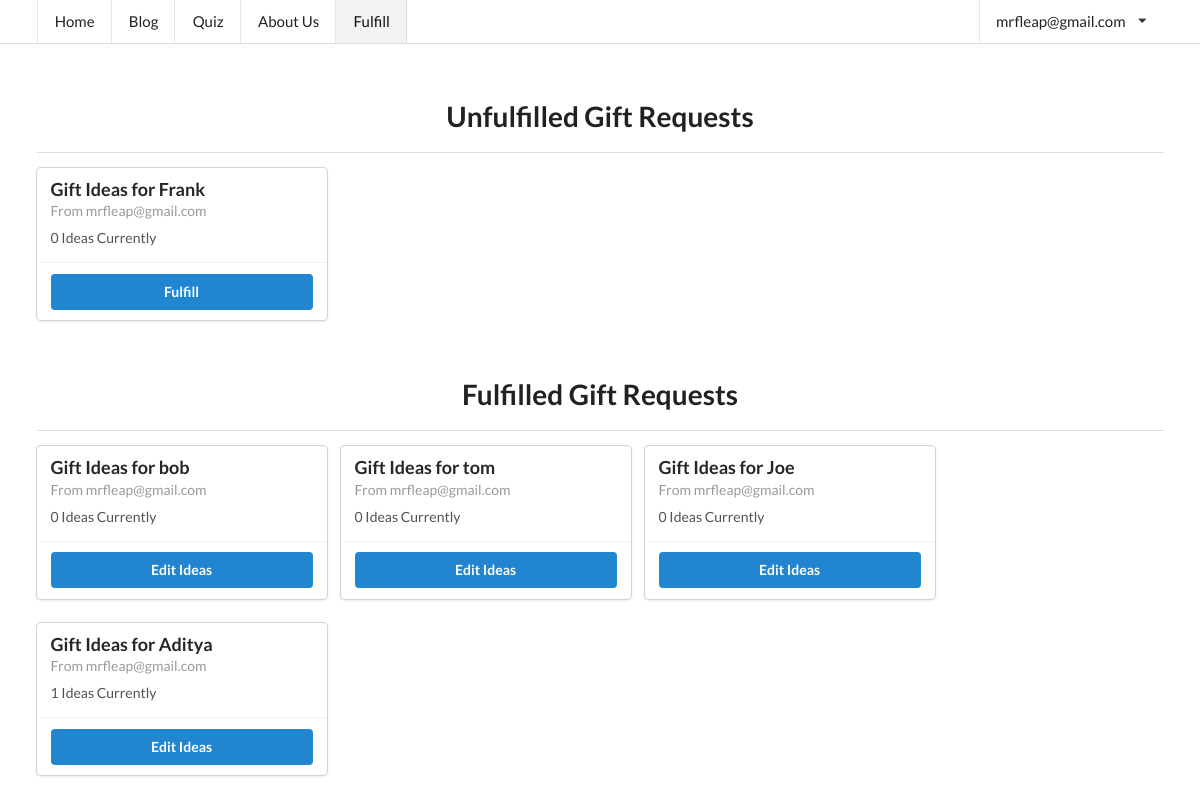
/fulfill/ (signed in), run on the app's committed database.
### forgyftapp/models.py (models this page shows, shortened)
class Slug(OnCreate, models.Model):
	_slug = models.SlugField(max_length=7, blank=True)
	class Meta:
		abstract = True

class User(AbstractUser, Slug):
	email_confirmed = models.BooleanField(default=False)

class OnCreate:
	def onCreate(self):
		pass

class GifteeProfile(models.Model, OnCreate):
	name = models.TextField(max_length=150)
	gender = models.CharField(max_length=80, choices=gender.GENDER_CHOICES)
	age = models.IntegerField()
	relationship = models.TextField(max_length=6000)
	price_upper = models.IntegerField()
	interests = models.TextField(max_length=6000)
	existing_related_items = models.TextField(max_length=6000)
	extra_info = models.TextField(max_length=6000)
	published = models.BooleanField(default=False)
	user = models.ForeignKey(User, on_delete=models.CASCADE)

class GiftIdea(models.Model):
	idea = models.TextField()
	link = models.URLField(max_length=600)
	published = models.BooleanField(default=False)
	giftee_profile = models.ForeignKey(GifteeProfile, related_name="ideas", on_delete=models.PROTECT)

### forgyftapp/views/basic_views.py (the view)
# urls.py: url(r'^fulfill/?$', basic_views.fulfill, name='fulfill'),
@staff_member_required
def fulfill(request, profile=None):
	if profile:
		giftee_profile = get_object_or_404(GifteeProfile, pk=profile)
		if request.method == "POST":
			gift_ideas = GiftIdeaFormSet(request.POST, instance=giftee_profile)
			i = 0
			for form in gift_ideas:
				if len(form.changed_data) == 1 and form.changed_data[0] == "published":
					form.changed_data = []
				i += 1
			if gift_ideas.is_valid():
				gift_ideas.save()
				published = False
				for form in gift_ideas:
					if len(gift_ideas.forms[0].cleaned_data) > 0 and gift_ideas.forms[0].cleaned_data["published"]:
						published = True
				if published:
					giftee_profile.submit(request)
				else:
					giftee_profile.unsubmit()
		else:
			gift_ideas = GiftIdeaFormSet(instance=giftee_profile)
		published = giftee_profile.published or (hasattr(gift_ideas.forms[0], "cleaned_data") and gift_ideas.forms[0].cleaned_data["published"])
		return render(request, "fulfill.html", {"giftee_profile": giftee_profile, "gift_ideas": gift_ideas,
		                                        "page": "fulfill", "published": published})
	else:
		giftee_profiles_unpublished = GifteeProfile.objects.filter(published=False)
		giftee_profile_published = GifteeProfile.objects.filter(published=True)
		return render(request, "fulfill.html", {"giftee_profiles_unpublished": giftee_profiles_unpublished,
		                                        "page": "fulfill", "giftee_profile_published": giftee_profile_published})

### forgyftapp/templates/fulfill.html (shortened to what this page needs)
{% extends "base/base.html" %}
{% block content %}
	<div class="ui main container">
		{% if gift_ideas %}
			<h1 style="text-align: center; padding-bottom: 4px">Enter Gift Ideas
				for {{ giftee_profile.user.first_name }}'s Gift Request</h1>
			<div class="ui two column stackable grid">
				<div class="six wide column">
					<div class="ui text container segment" style="width: 100%">
						<h3 class="ui header">Giftee Profile</h3>
						<div class="ui dividing sub header">Gender</div>
						<p>{{ giftee_profile.gender_string }}</p>
						<div class="ui dividing sub header">Age</div>
						<p>{{ giftee_profile.age }}</p>
						<div class="ui dividing sub header">Relationship</div>
						<p>{{ giftee_profile.relationship }}</p>
						<div class="ui dividing sub header">Maximum Price</div>
						<p>{{ giftee_profile.price_upper }}</p>
						<div class="ui dividing sub header">Interests</div>
						<p>{{ giftee_profile.interests }}</p>
						{% if giftee_profile.existing_related_items %}
						<div class="ui dividing sub header">Items They Already Have</div>
						<p>{{ giftee_profile.existing_related_items }}</p>
						{% endif %}
						{% if giftee_profile.extra_info %}
						<div class="ui dividing sub header">Extra Info</div>
						<p>{{ giftee_profile.extra_info }}</p>
						{% endif %}
					</div>
				</div>
				<div class="ten wide column">
					<form action="" method="post" id="ideaForm">{% csrf_token %}
						{{ form.as_p }}
						<table class="ui table" style="margin-top: 0">
							{{ gift_ideas.management_form }}
							{% for form in gift_ideas.forms %}
								{% if forloop.first %}
									<thead>
									<tr>
										{% for field in form.visible_fields %}
											<th>{{ field.label|capfirst }}</th>
										{% endfor %}
									</tr>
									</thead>
								{% endif %}
								<tbody>
								<tr class="{% cycle row1 row2 %} formset_row">
									{% for field in form.visible_fields %}
										<td>
											{% if forloop.first %}
												{% for hidden in form.hidden_fields %}
													{{ hidden }}
												{% endfor %}
											{% endif %}
											{% if field.errors %}
												<div class="ui list">
													{% for error in field.errors %}
														<div class="item">
															<div class="ui negative message">
																<p>
																	{{ error }}
																</p>
															</div>
														</div>
													{% endfor %}
												</div>
											{% endif %}
											{% if "textarea" in field.field.widget.template_name %}
												<div class="field">
													{% if field.help_text %}
														<label style="font-weight: 100; font-size: 13px; display: inline">
															-
															{% autoescape off %}
																{{ field.help_text }}
															{% endautoescape %}
														</label>
													{% endif %}
													<textarea rows="1" name="{{ field.html_name }}"
													          id="{{ field.id_for_label }}"
													          style="width: 100%">{% if field.value %}{{ field.value }}{% endif %}</textarea>
												</div>
											{% elif field.field.widget.input_type == "checkbox" and field.label != "Delete" %}
												<div class="inline field">
													<div class="ui toggle checkbox">
														<input {% if field.value == True %}checked{% endif %}
														       type="checkbox" tabindex="0" class="hidden toggle"
														       style="display: inline"
														       name="{{ field.html_name }}"
														       id="{{ field.id_for_label }}">
														{% if field.help_text %}
															<p style="font-weight: 100; display: inline"> -
																{% autoescape off %}
																	{{ field.help_text }}{% endautoescape %}</p>
														{% endif %}
													</div>
												</div>
											{% else %}
												{% if field.label != "Delete" %}
													<div class="field">
														{% if field.help_text %}
															<label style="font-weight: 100; font-size: 13px; display: inline">
																{% autoescape off %}
																	- {{ field.help_text }}
																{% endautoescape %}
															</label>
														{% endif %}
														<div class="ui input" style="width: 100%">
															{{ field }}
														</div>
													</div>
												{% endif %}
											{% endif %}
										</td>
									{% endfor %}
								</tr>
								</tbody>
							{% endfor %}
						</table>
						<div class="ui one column stackable center aligned page grid">
							<div class="column twelve wide">
								<div class="ui buttons">
									<input class="ui positive button" type="submit" value="Save"/>
									<div class="or"></div>
									<a class="ui negative button" href="{% url 'forgyftapp:fulfill' %}">Back</a>
								</div>
							</div>
						</div>
					</form>
				</div>
			</div>
		{% else %}
			<h1 style="text-align: center; padding-bottom: 4px">Unfulfilled Gift Requests</h1>
			<div class="ui divider"></div>
			<div style="margin-left:auto;margin-right:auto;">
				<div class="ui cards">
					{% for giftee_profile in giftee_profiles_unpublished %}
						<div class="u card">
							<div class="content">
								<div class="header">
									Gift Ideas for {{ giftee_profile.name}}
								</div>
								<div class="meta">
									From {{ giftee_profile.user.email }}
								</div>
								<div class="description">
									{{ giftee_profile.ideas.get_queryset|length }} Ideas Currently
								</div>
							</div>
							<div class="extra content">
								<div class="ui two buttons">
									<a class="ui primary button"
									   href="{% url "forgyftapp:fulfill" profile=giftee_profile.pk %}">Fulfill</a>
								</div>
							</div>
						</div>
					{% empty %}
						<div class="ui disabled header" style="text-align: center; width: 100%; margin-top: 32px;">There are currently no unfulfilled gift requests.</div>
					{% endfor %}
				</div>
			</div>
			<h1 style="text-align: center; padding-bottom: 4px; padding-top: 32px">Fulfilled Gift Requests</h1>
			<div class="ui divider"></div>
			<div style="margin-left:auto;margin-right:auto;">
				<div class="ui cards">
					{% for giftee_profile in giftee_profile_published %}
						<div class="ui card">
							<div class="content">
								<div class="header">
									Gift Ideas for {{ giftee_profile.name }}
								</div>
								<div class="meta">
									From {{ giftee_profile.user.email }}
								</div>
								<div class="description">
									{{ giftee_profile.ideas.get_queryset|length }} Ideas Currently
								</div>
							</div>
							<div class="extra content">
								<div class="ui two buttons">
									<a class="ui primary button"
									   href="{% url "forgyftapp:fulfill" profile=giftee_profile.pk %}">Edit Ideas</a>
								</div>
							</div>
						</div>
					{% empty %}
						<div class="ui disabled header" style="text-align: center; width: 100%; margin-top: 32px;">There are currently no fulfilled gift requests.</div>
					{% endfor %}
				</div>
			</div>
		{% endif %}
	</div>
	<script src="{% load static %}{% static "semantic/components/checkbox.min.js" %}"></script>
	<script src="{% load static %}{% static "jquery.formset.js" %}"></script>
{% endblock %}

### forgyftapp/templates/base/navbar.html (shortened to what this page needs)
<a class="{% if page == "home" %}active {% endif %}item" href="{% url "forgyftapp:index" %}">Home</a>
<a class="{% if page == "blog" %}active {% endif %}item" href="/blog">Blog</a>
<a class="{% if page == "request" %}active {% endif %}item" href="{% url "forgyftapp:request" %}">Quiz</a>
<a class="{% if page == "about" %}active {% endif %}item" href="{% url "forgyftapp:about" %}">About Us</a>
{% if user.is_staff %}
	<a class="{% if page == "fulfill" %}active {% endif %}item" href="{% url "forgyftapp:fulfill" %}">Fulfill</a>
{% endif %}
<div class="right menu">
	{% if not request.user.is_authenticated %}
		<div class="item">
			<a class="ui button" href="{% url "forgyftapp:login" %}">Login</a>
		</div>
		<div class="item">
			<a class="ui primary button" href="{% url "forgyftapp:signup" %}">Sign up</a>
		</div>
	{% else %}
		<div class="ui simple dropdown item">
			{{ request.user.email }}
			<i class="dropdown icon"></i>
		</div>
	{% endif %}
</div>

### forgyftapp/static/stylesheets/default.css (style rules this page uses)
.ui.main.container { background: #ffffff; }
body.pushable { background: #ffffff !important; }

### forgyftapp/templates/base/base.html (style rules this page uses)
div.ui.main.container { margin-top: 7em; }

### data on the page
User: user.email "mrfleap@gmail.com"
GifteeProfile: name "Frank", user.email "mrfleap@gmail.com", ideas.get_queryset|length "0"
GifteeProfile: name "bob", user.email "mrfleap@gmail.com", ideas.get_queryset|length "0"
GifteeProfile: name "tom", user.email "mrfleap@gmail.com", ideas.get_queryset|length "0"
GifteeProfile: name "Joe", user.email "mrfleap@gmail.com", ideas.get_queryset|length "0"
GifteeProfile: name "Aditya", user.email "mrfleap@gmail.com", ideas.get_queryset|length "1"
